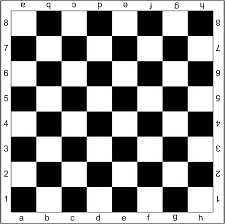
#> input picture 210406/internet/quiz7.png, 225 x 224 px
$ python quiz7.py
#> lines starting #> are read from the running program, lines starting #| are printed output that depends on the picture
#> further down, img is the input picture: shape (224, 225, 3); min 0, max 255, mean 147.8
import cv2

def change_color():
  lim = 100
  img = cv2.imread('./internet/quiz7.png', cv2.IMREAD_UNCHANGED)
  (h, w, d) = img.shape
#> h = 224; w = 225; d = 3
  # print("width={}, height={}, depth={}".format(w, h, d))
  for c in range(w):
    for r in range(h):
      # print(img[r, c])
      if img[r, c][0] > lim:
        img[r, c][0] = 255
        img[r, c][1] = 0
        img[r, c][2] = 0
      else:
        img[r, c][0] = 0
        img[r, c][1] = 0
        img[r, c][2] = 255
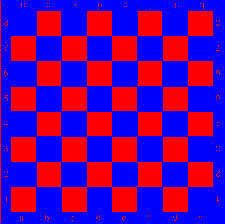
#> img: shape (224, 225, 3); mean B, G, R 153.7, 0, 101.3
  return img

img = cv2.imread('./internet/quiz7.png', cv2.IMREAD_UNCHANGED)
img1 = change_color()

cv2.imwrite('./images/quiz7_origin.png',img)
cv2.imwrite('./images/quiz7_changed.png',img1)
